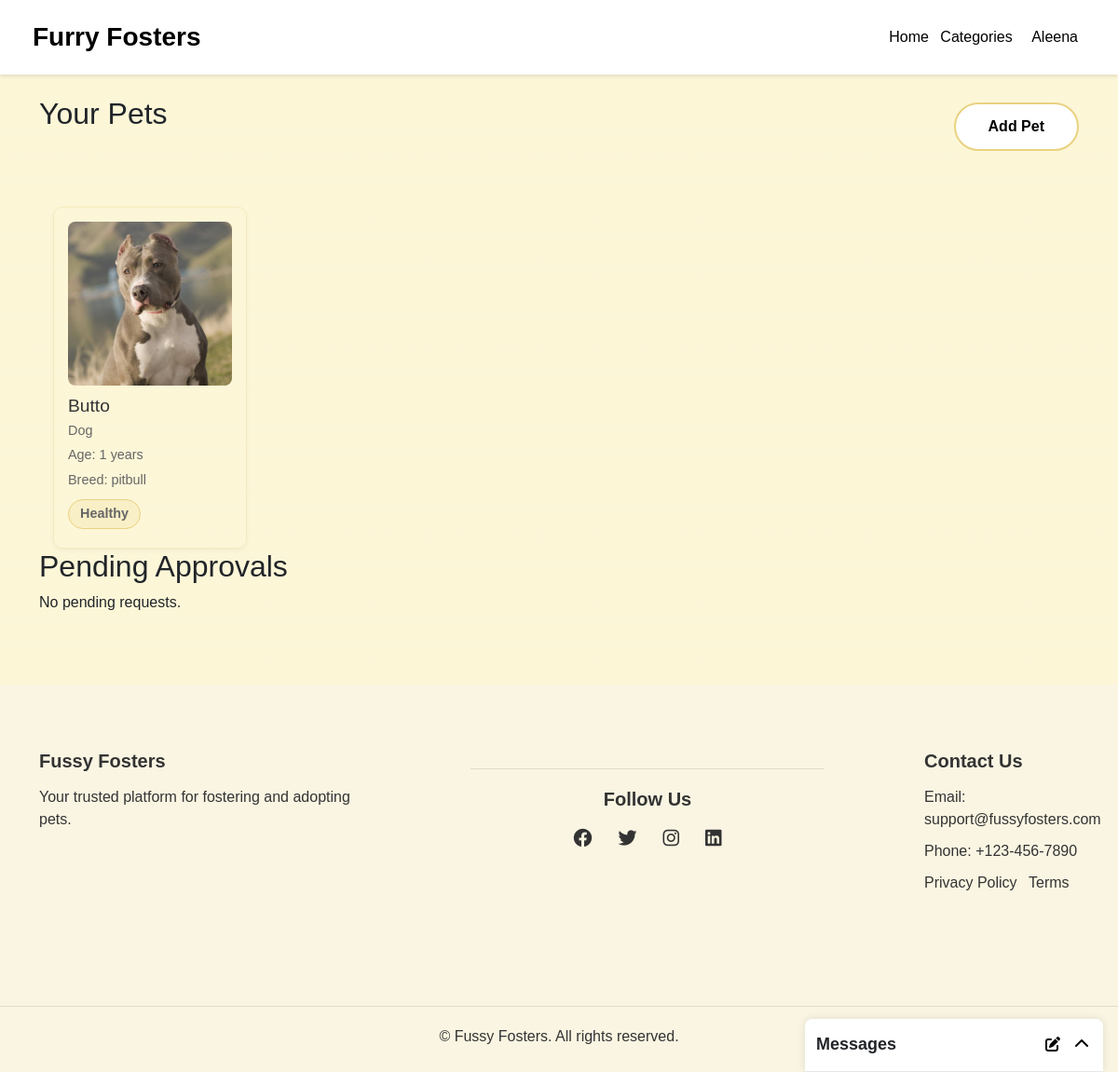
The app's page /foster/21/ (signed in) with its own data.
### accounts/models.py (models this page shows, shortened)
class CustomUser(AbstractUser):
    ROLE_CHOICES = [
        ('foster', 'Foster Home'),
        ('adopter', 'Adopter'),
        ('admin', 'Admin'),
    ]
    full_name = models.CharField(
        max_length=150,
        default='Unknown',
        blank=False,
        help_text="Enter your full name."
    )
    email = models.EmailField(unique=True)
    is_active = models.BooleanField(default=True)  # Defaults to True for all users except fosters
    role = models.CharField(max_length=20, choices=ROLE_CHOICES, default='adopter')
    phone_number = models.CharField(
        max_length=10,
        blank=True,
        null=True,
        validators=[
            RegexValidator(r'^\d{10}$', 'Only digits are allowed, and it must be exactly 10 digits.')
        ],
        help_text="Enter a valid 10-digit phone number."
    )
    license_number = models.CharField(
        max_length=50,
        blank=True,
        null=True,
        help_text="Required if registering as a foster."
    )

### movielapp/models.py (models this page shows, shortened)
class Pet(models.Model):
    CATEGORIES = [
        ('Dog', 'Dog'),
        ('Cat', 'Cat'),
        ('Bird', 'Bird'),
    ]
    name = models.CharField(max_length=100)
    breed = models.CharField(max_length=50)
    age = models.PositiveIntegerField()
    price = models.DecimalField(max_digits=10, decimal_places=0, default=0)
    gender = models.CharField(max_length=10, default='Male')
    health_status = models.CharField(max_length=100, default="Healthy")
    availability = models.BooleanField(default=True)
    foster_home = models.ForeignKey(CustomUser, on_delete=models.CASCADE, related_name="fostered_pets", null=True, blank=True)
    vaccine_report = models.FileField(upload_to='vaccine_report/', null=True)
    image = models.ImageField(upload_to='petimages/', null=True, blank=True)
    category = models.CharField(max_length=50, choices=CATEGORIES, default='Dog')
    about = models.TextField(null=True, blank=True)  # New field for pet description
    location = models.CharField(max_length=255, null=True, blank=True)  # New field for pet location

### movielapp/views.py (the view)
# urls.py: path('foster/<int:user_id>/', views.foster_page, name='foster_page'),
@login_required
@never_cache
def foster_page(request, user_id):
    if request.user.id != user_id or request.user.role != 'foster':
        return redirect('/home')
    pets = request.user.fostered_pets.all()
    requests = Request.objects.filter(
        pet__foster_home=request.user,
        status='Pending'
    ).select_related('user', 'pet')
    last_messages = (
        Message.objects.filter(
            Q(sender=request.user) | Q(recipient=request.user)
        )
        .values('pet_id')  # Only group by pet_id
        .annotate(last_message_id=Max('id'))
    )
    last_message_ids = [msg['last_message_id'] for msg in last_messages]
    last_messages_queryset = (
        Message.objects.filter(id__in=last_message_ids)
        .select_related('sender', 'recipient', 'pet')
        .order_by('-created_at')
    )
    context = {
        'pets': pets,
        'requests': requests,
        'last_messages': last_messages_queryset,
        'form': PetForm(),
    }
    return render(request, 'foster/foster_page.html', context)

### movielapp/templates/foster/foster_page.html (shortened to what this page needs)
{% extends "homepage/layout.html" %}
{% load static %}
{% block content %}
<!DOCTYPE html>
<html lang="en">
<head>
    <link rel="stylesheet" href="{% static 'css/foster_page.css' %}?v=2" />
</head>
<body>
    <div class="container">
        {% include "messages/message.html" %}
        <div class="top-bar">
            <h2>Your Pets</h2>
            <button id="addPetButton">Add Pet</button>
        </div>
        <div class="pet-grid">
            {% if pets %}
                {% for pet in pets %}
                    {% if pet.availability %}
                    <div class="pet-card">
                        <div class="pet-image-container">
                            <img src="{{ pet.image.url }}" alt="{{ pet.name }}">
                        </div>
                        <div class="pet-info">
                            <h3>{{ pet.name }}</h3>
                            <p class="pet-category">{{ pet.category }}</p>
                            <p class="pet-age">Age: {{ pet.age }} years</p>
                            <p class="pet-breed">Breed: {{ pet.breed }}</p>
                            <p class="pet-health-status">{{ pet.health_status }}</p>
                        </div>
                    </div>
                    {% endif %}
                {% endfor %}
            {% else %}
                <p>No pets available at the moment.</p>
            {% endif %}
        </div>
        <h2>Pending Approvals</h2>
        {% if requests %}
            <div class="table-responsive">
                <table class="table table-striped">
                    <thead>
                        <tr>
                            <th>Pet Name</th>
                            <th>Requested By</th>
                            <th>Adoption Intent</th>
                            <th>Pet Experience</th>
                            <th>Home Environment</th>
                            <th>Status</th>
                            <th>Actions</th>
                        </tr>
                    </thead>
                    <tbody>
                        {% for request in requests %}
                            <tr>
                                <td>{{ request.pet.name }} ({{ request.pet.breed }})</td>
                                <td>
                                    <strong>Name:</strong> {{ request.user.username }}<br>
                                    <strong>Email:</strong> {{ request.user.email }}
                                </td>
                                <td>{{ request.intent }}</td>
                                <td>{{ request.experience }}</td>
                                <td>{{ request.home_environment }}</td>
                                <td>{{ request.status }}</td>
                                <td>
                                    <form method="post" action="{% url 'update_request_status' request.id %}">
                                        {% csrf_token %}
                                        <button type="submit" name="status" value="Approved" class="btn btn-success btn-sm">Approve</button>
                                        <button type="submit" name="status" value="Rejected" class="btn btn-danger btn-sm">Reject</button>
                                    </form>
                                </td>
                            </tr>
                        {% endfor %}
                    </tbody>
                </table>
            </div>
        {% else %}
            <p>No pending requests.</p>
        {% endif %}
</div>
</body>
</html>
{% endblock %}

### movielapp/templates/homepage/header.html (shortened to what this page needs)
{% load static %}
<!DOCTYPE html>
<html lang="en">
<head>
    <link rel="stylesheet" href="{% static 'css/header.css' %}" />
    <link rel="stylesheet" href="https://cdnjs.cloudflare.com/ajax/libs/font-awesome/6.0.0/css/all.min.css" />
</head>
<body>
    <div class="header">
        <a href="{% url 'house' %}" class="logo">Furry Fosters</a>
        <div class="header-right">
            <a href="{% url 'house' %}">Home</a>
            <div class="dropdown">
                <button class="dropbtn">Categories</button>
            </div>
            {% if user.is_authenticated %}
                <div class="dropdown">
                    <button class="dropbtn">{{ user.full_name }}</button>
                </div>
            {% else %}
                <a href="{% url 'login' %}">Signup</a>
            {% endif %}
        </div>
    </div>
</body>
</html>

### static/css/header.css (style rules this page uses)
.header { background-color: white; display: flex; justify-content: space-between; align-items: center; padding: 15px 35px; box-shadow: 0 2px 4px rgba(0, 0, 0, 0.1); position: fixed; width: 100%; top: 0; z-index: 1000; font-family: Arial, sans-serif; height: 80px; }
.logo { font-size: 28px; font-weight: bold; text-decoration: none; color: black; }
.header-right a { margin-left: 10px; text-decoration: none; color: black; font-size: 16px; font-weight: 500; transition: color 0.3s ease-in-out; }
.dropdown { position: relative; display: inline-block; }
.dropbtn { background-color: transparent; color: black; padding: 8px 8px; border: none; cursor: pointer; font-size: 16px; font-weight: 500; }

### static/css/foster_page.css (style rules this page uses)
body { font-family: Arial, sans-serif; margin-top: 100px; padding: 0; background: linear-gradient(to bottom, rgba(246, 227, 125, 0.3), rgba(246, 227, 125, 0.3)); min-height: 100vh; }
.container { width: 90%; max-width: 1200px; margin: 40px auto; padding: 20px; }
#addPetButton { display: inline-block; background-color: white; color: black; padding: 12px 35px; border-radius: 50px; text-decoration: none; font-weight: 600; font-size: 1rem; transition: transform 0.3s ease; border: 2px solid rgb(233, 210, 129); margin-bottom: 30px; margin-top: 50px; }
.pet-grid { display: grid; grid-template-columns: repeat(auto-fill, minmax(200px, 1fr)); gap: 12px; padding: 0 15px; }
.pet-card { position: relative; overflow: hidden; border-radius: 10px; padding: 15px; box-shadow: 0 2px 5px rgba(0, 0, 0, 0.05); transition: transform 0.3s ease-in-out; border: 1px solid rgba(233, 210, 129, 0.3); }
.pet-image-container { aspect-ratio: 1; overflow: hidden; border-radius: 8px; margin-bottom: 10px; }
.pet-image-container img { width: 100%; height: 100%; object-fit: cover; }
.pet-info h3 { font-size: 1.2rem; margin-bottom: 5px; color: #333; }
.pet-info p { margin: 5px 0; font-size: 0.9rem; color: #666; }
.pet-health-status { display: inline-block; padding: 4px 12px; background-color: rgba(233, 210, 129, 0.2); color: #333; border: 1px solid rgb(233, 210, 129); border-radius: 50px; font-size: 0.8rem; font-weight: 600; }
.top-bar { display: flex; justify-content: space-between; align-items: center; margin-bottom: 30px; }
#addPetButton { background-color: white; color: black; padding: 12px 35px; border-radius: 50px; text-decoration: none; font-weight: 600; font-size: 1rem; border: 2px solid rgb(233, 210, 129); transition: transform 0.3s ease; }

### static/css/footer.css (style rules this page uses)
html, body { height: 100%; margin: 0; padding: 0; font-family: Arial, sans-serif; }
body { display: flex; flex-direction: column; min-height: 100vh; }

### records on screen
CustomUser: full_name "Aleena"
Pet: image (picture), name "Butto", category "Dog", age "1", breed "pitbull", health_status "Healthy"
